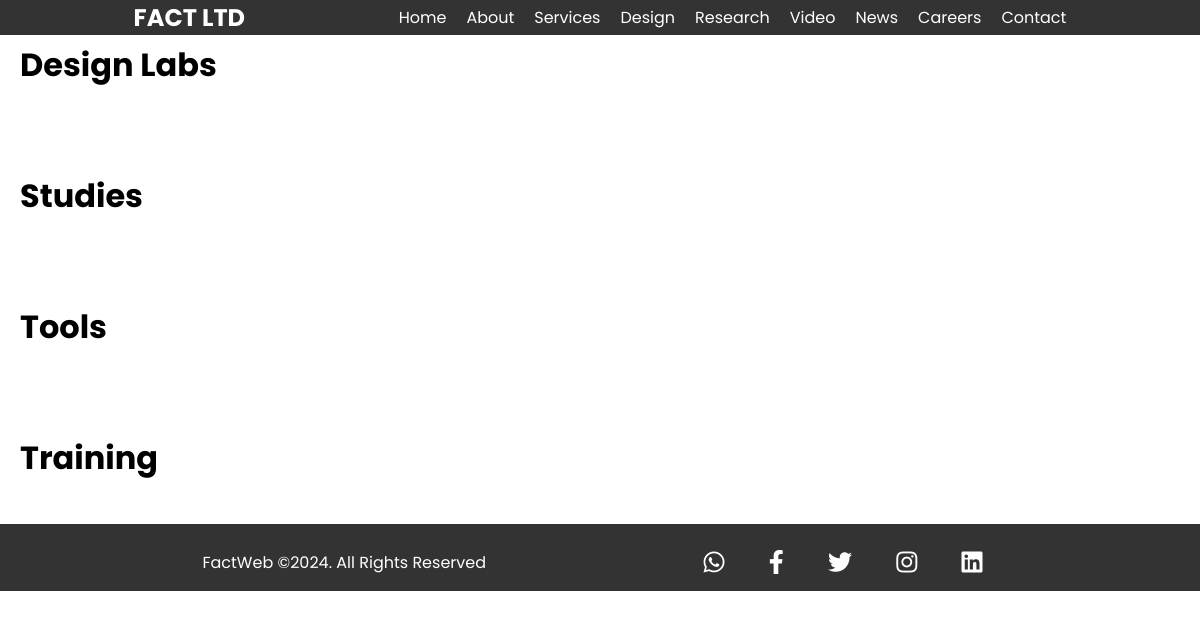
Before: /research/ with the older database file.
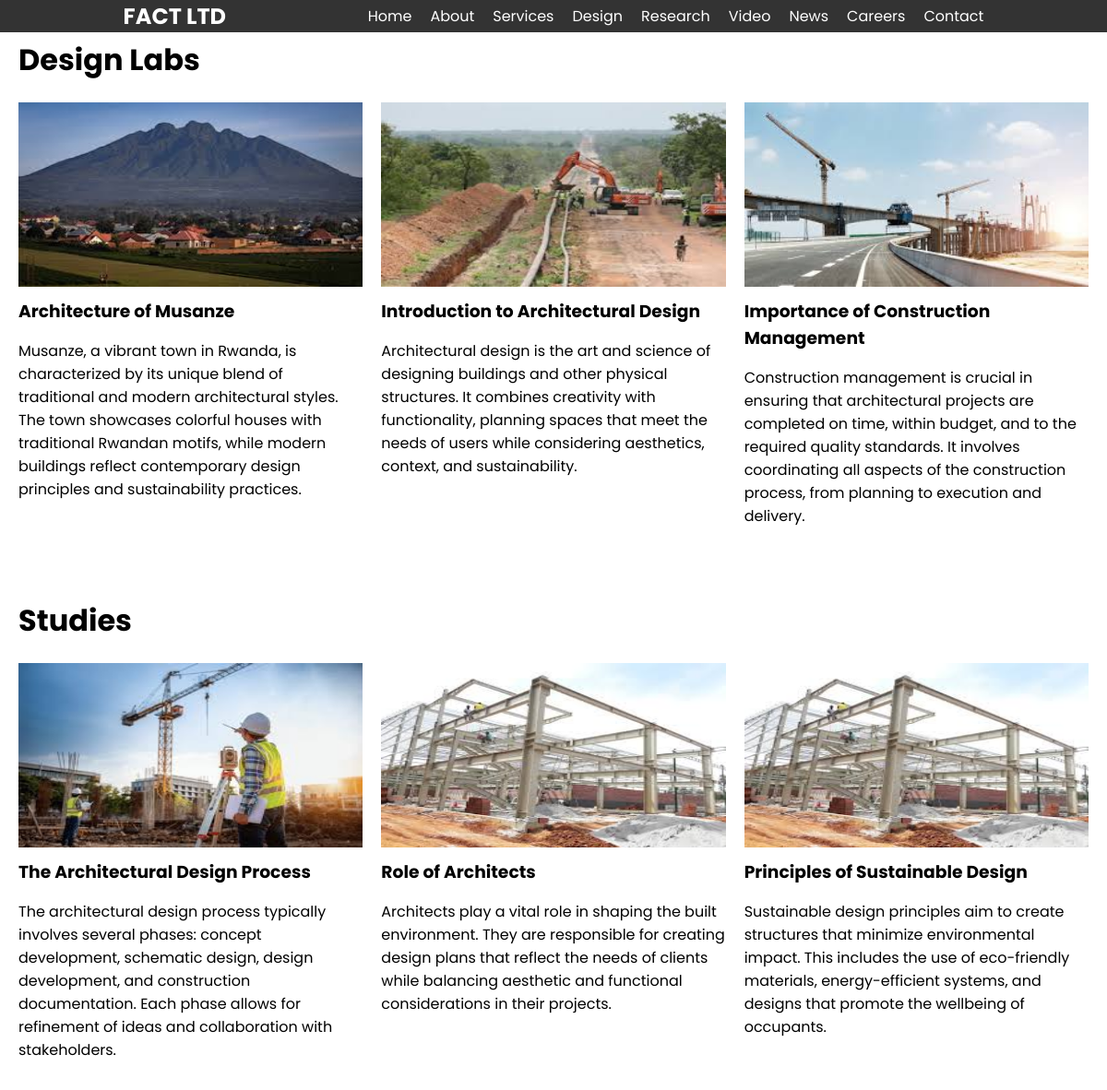
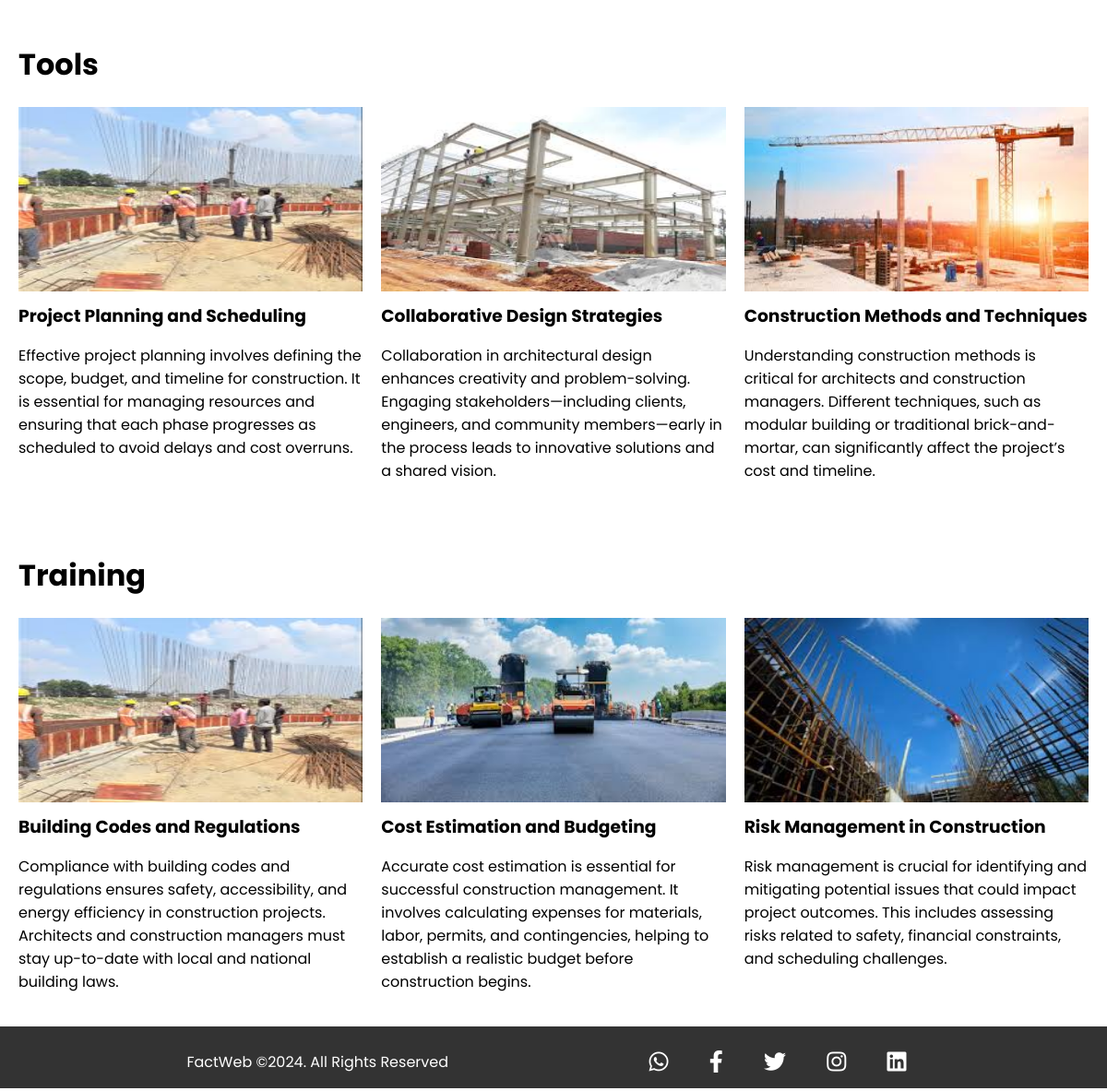
After: the same page with the newer database file (2 pictures, top to bottom).
### FactWebApp/models.py (models this page shows, shortened)
class Image(models.Model):
    image = models.ImageField(upload_to='images/')
    title = models.CharField(max_length=100, default='Title')
    description = models.TextField()
    location = models.CharField(max_length=100, default='Location')
    category = models.ForeignKey(ImageCategory, on_delete=models.CASCADE)
    name = models.CharField(max_length=100, default='Name')
    role = models.CharField(max_length=100, default='Role')
    posted_date = models.DateTimeField(default=now)
    magazine_type=models.TextField(default='Architectural magazine')  # Default to the current date/time

### FactWebApp/views.py (the view)
# urls.py: path('research/', views.research, name='research')
def research(request):
    lab_images = Image.objects.filter(category__name='lab')
    study_images = Image.objects.filter(category__name='study')
    tool_images = Image.objects.filter(category__name='tool')
    training_images = Image.objects.filter(category__name='training')
    return render(request, 'FactWebApp/research.html', {
        'lab_images': lab_images,
        'study_images': study_images,
        'tool_images': tool_images,
        'training_images': training_images,
    }
    )

### FactWebApp/templates/FactWebApp/research.html (shortened to what this page needs)
{% extends 'base.html' %}
{% load static %}
{% block content %}
<div class="research-container">
    <h1>Design Labs</h1>
    <div class="research-grid">
        {% for lab_image in lab_images %}
        <div class="research-item">
            <img src="{{ lab_image.image.url }}" alt="{{ lab_image.title }}">
            <h3>{{ lab_image.title }}</h3>
            <p>{{ lab_image.description }}</p>
        </div>
        {% endfor %}
    </div>
</div>
<div class="research-container">
    <h1>Studies</h1>
    <div class="research-grid">
        {% for study_image in study_images %}
        <div class="research-item">
            <img src="{{ study_image.image.url }}" alt="{{ study_image.title }}">
            <h3>{{ study_image.title }}</h3>
            <p>{{ study_image.description }}</p>
        </div>
        {% endfor %}
    </div>
</div>
<div class="research-container">
    <h1>Tools</h1>
    <div class="research-grid">
        {% for tool_image in tool_images %}
        <div class="research-item">
            <img src="{{ tool_image.image.url }}" alt="{{ tool_image.title }}">
            <h3>{{ tool_image.title }}</h3>
            <p>{{ tool_image.description }}</p>
        </div>
        {% endfor %}
    </div>
</div>
<div class="research-container">
    <h1>Training</h1>
    <div class="research-grid">
        {% for training_image in training_images %}
        <div class="research-item">
            <img src="{{ training_image.image.url }}" alt="{{ training_image.title }}">
            <h3>{{ training_image.title }}</h3>
            <p>{{ training_image.description }}</p>
        </div>
        {% endfor %}
    </div>
</div>
{% endblock %}
{% block extrastyles %}
<link rel="stylesheet" type="text/css" href="{% static 'FactWebApp/css/research.css' %}">
{% endblock %}

### FactWebApp/templates/base.html (shortened to what this page needs)
{% load static %}
<!DOCTYPE html>
<html lang="en">
<head>
    <link rel="stylesheet" href="https://cdnjs.cloudflare.com/ajax/libs/font-awesome/5.15.4/css/all.min.css">
    <link rel="stylesheet" href="{% static 'FactWebApp/css/base.css' %}">
    {% block extrastyles %}{% endblock %}
</head>
<body>
<nav>
    <div class="logo">FACT LTD</div>
    <ul class="nav-links">
        <li><a href="{% url 'index' %}">Home</a></li>
        <li><a href="{% url 'about' %}">About</a></li>
        <li><a href="{% url 'services' %}">Services</a></li>
        <li><a href="{% url 'design' %}">Design</a></li>
        <li><a href="{% url 'research' %}">Research</a></li>
        <li><a href="{% url 'video' %}">Video</a></li>
        <li><a href="{% url 'news' %}">News</a></li>
        <li><a href="{% url 'careers' %}">Careers</a></li>
        <li><a href="{% url 'contact' %}">Contact</a></li>
    </ul>
</nav>
{% block content %}
{% endblock %}
<footer>
    <div class="footer-left">
        <p>FactWeb &copy;2024. All Rights Reserved</p>
    </div>
    <div class="footer-right">
        <a href="#"><i class="fab fa-whatsapp"></i></a>
        <a href="#"><i class="fab fa-facebook-f"></i></a>
        <a href="#"><i class="fab fa-twitter"></i></a>
        <a href="#"><i class="fab fa-instagram"></i></a>
        <a href="#"><i class="fab fa-linkedin"></i></a>
    </div>
</footer>
</body>
</html>

### FactWebApp/static/FactWebApp/css/base.css (style rules this page uses)
body { margin: 0; padding: 0; font-family: 'Poppins', sans-serif; }
nav { display: flex; justify-content: space-evenly; align-items: center; background-color: #333; padding: 0px; color: white; position: fixed; top: 0; width: 100%; z-index: 1000; }
.logo { font-size: 24px; font-weight: bold; }
.nav-links { list-style-type: none; margin: 0; padding: 0; display: flex; }
.nav-links li { margin-left: 20px; }
.nav-links li a { text-decoration: none; color: white; }
footer { display: flex; align-items: center; background-color: #333; padding: 10px; padding-bottom: 0px; justify-content: space-evenly; height: auto; }
.footer-left p { color: white; align-items: end; }
.footer-right { display: inline-block; }
.footer-right a { color: white; text-decoration: none; margin-left: 10px; padding: 15px; font-size: 24px; }
.footer-right a:last-child { margin-right: 0; align-items: start; }

### FactWebApp/static/FactWebApp/css/research.css (style rules this page uses)
.research-container { padding: 20px; }
.research-grid { display: grid; grid-template-columns: repeat(3, 1fr); gap: 20px; }
.research-item img, .studies-item img, .tools-item img, .training-item img { width: 100%; height: 200px; }
.research-item h3, .studies-item h3, .tools-item h3, .training-item h3 { margin-top: 5px; margin-bottom: 5px; }

Changed rows visible on the page:
added Image: image (picture), title "Architecture of Musanze", description "Musanze, a vibrant town in Rwanda, is characterized by its unique blend of traditional and modern architectural styles. The town showcases colorful houses with traditional Rwandan motifs, while modern buildings reflect contemporary design principles and sustainability practices.", shown under "Design Labs"
added Image: image (picture), title "Introduction to Architectural Design", description "Architectural design is the art and science of designing buildings and other physical structures. It combines creativity with functionality, planning spaces that meet the needs of users while considering aesthetics, context, and sustainability.", shown under "Design Labs"
added Image: image (picture), title "Importance of Construction Management", description "Construction management is crucial in ensuring that architectural projects are completed on time, within budget, and to the required quality standards. It involves coordinating all aspects of the construction process, from planning to execution and delivery.", shown under "Design Labs"
added Image: image (picture), title "The Architectural Design Process", description "The architectural design process typically involves several phases: concept development, schematic design, design development, and construction documentation. Each phase allows for refinement of ideas and collaboration with stakeholders.", shown under "Studies"
added Image: image (picture), title "Role of Architects", description "Architects play a vital role in shaping the built environment. They are responsible for creating design plans that reflect the needs of clients while balancing aesthetic and functional considerations in their projects.", shown under "Studies"
added Image: image (picture), title "Principles of Sustainable Design", description "Sustainable design principles aim to create structures that minimize environmental impact. This includes the use of eco-friendly materials, energy-efficient systems, and designs that promote the wellbeing of occupants.", shown under "Studies"
added Image: image (picture), title "Project Planning and Scheduling", description "Effective project planning involves defining the scope, budget, and timeline for construction. It is essential for managing resources and ensuring that each phase progresses as scheduled to avoid delays and cost overruns.", shown under "Tools"
added Image: image (picture), title "Collaborative Design Strategies", description "Collaboration in architectural design enhances creativity and problem-solving. Engaging stakeholders—including clients, engineers, and community members—early in the process leads to innovative solutions and a shared vision.", shown under "Tools"
added Image: image (picture), title "Construction Methods and Techniques", description "Understanding construction methods is critical for architects and construction managers. Different techniques, such as modular building or traditional brick-and-mortar, can significantly affect the project’s cost and timeline.", shown under "Tools"
added Image: image (picture), title "Building Codes and Regulations", description "Compliance with building codes and regulations ensures safety, accessibility, and energy efficiency in construction projects. Architects and construction managers must stay up-to-date with local and national building laws.", shown under "Training"
added Image: image (picture), title "Cost Estimation and Budgeting", description "Accurate cost estimation is essential for successful construction management. It involves calculating expenses for materials, labor, permits, and contingencies, helping to establish a realistic budget before construction begins.", shown under "Training"
added Image: image (picture), title "Risk Management in Construction", description "Risk management is crucial for identifying and mitigating potential issues that could impact project outcomes. This includes assessing risks related to safety, financial constraints, and scheduling challenges.", shown under "Training"
